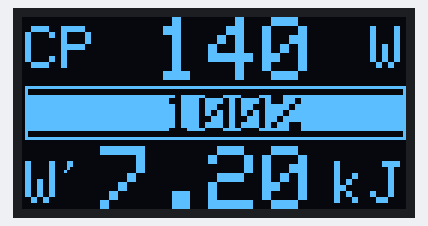
Bench run of a sketch on a simulated ESP32. On the bench: 128×64 one-colour display. What the sketch prints to the serial monitor is not drawn.

Above: at 0.25 s.
At 2.11 s:
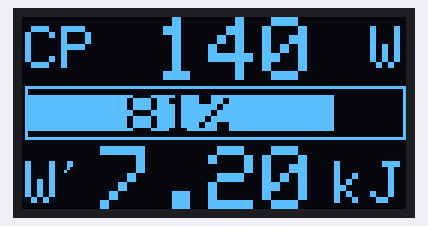
At 13.71 s:
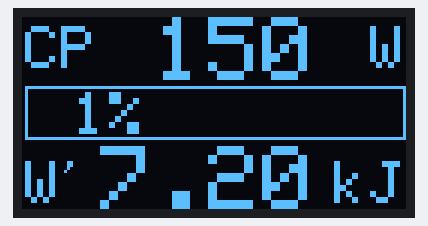
At 23.69 s:
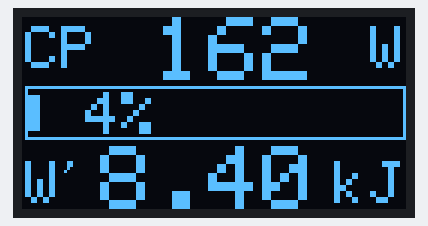
At 32.6 s:
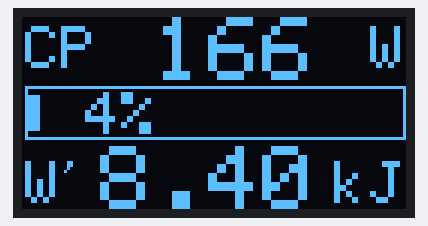
At 36.13 s:
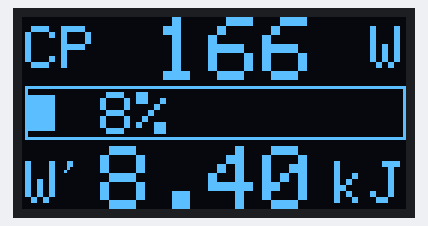

The sketch:

AirFlow_Test_W_Balance_RealTime.ino
```cpp
#include <math.h>
#include <avr/dtostrf.h>

// Necessary libraries for use of Oled display(s)
#include <Adafruit_GFX.h>
#include <Adafruit_SSD1306.h>
// Additional splash screen bitmap and icon(s) for Oled
//#include "Adafruit_SSD1306_Icons.h" // needs to be in directory of main code
// Declarations for an SSD1306 128x64 display connected to I2C (SDA, SCL pins)
#define SCREEN_WIDTH 128            // SSD1306-OLED display width, in pixels
#define SCREEN_HEIGHT 64            // SSD1306-OLED display height, in pixels
#define OLED_RESET -1               // No reset pin on this OLED display
#define SSD1306_I2C_ADDRESS 0x3C    // I2C Address for SSD1306-OLED display
// Declare the display
Adafruit_SSD1306 display(SCREEN_WIDTH, SCREEN_HEIGHT, &Wire, OLED_RESET);


//************** TEST VALUES **********************
uint16_t CPSPowerValue = 0;
const uint16_t INTERVALPOWER = 175; // Max power during peak interval time
#define DEBUGAIR
#ifdef DEBUGAIR
      uint8_t UpdateCNT = 0; // Count number of eCP updates
#endif

// Global Variables ******************************
uint16_t CP60 = 140;  // Your (estimate of) Critical Power, more or less the same as FTP
uint16_t eCP = CP60;  // Algorithmic estimate of Critical Power during intense workout
uint16_t w_prime_usr = 7200;          // Your (estimate of) W-prime or a base value
uint16_t ew_prime_mod = w_prime_usr;  // First order estimate of W-prime modified during intense workout
uint16_t ew_prime_test = w_prime_usr;   // 20-Min-test algorithmic estimate (20 minute @ 5% above eCP) of W-prime for a given eCP!
long int w_prime_balance = 0;  // Can be negative !!!
//************************************************

// Line numbers for Display layout zones: icontopbar, line #1 en line #2
#define HLINE1 18
#define HLINE2 43

void ShowWprimeValuesOnOled(void);


// ------------------------   W'Balance Functions  -----------------------------------
uint16_t CalculateAveragePowerBelowCP(uint16_t iPower, uint16_t iCP);
void CalculateAveragePowerAboveCP(uint16_t iPower, uint16_t &iavPwr, unsigned long int &iCpACp);
double tau_w_prime_balance(uint16_t iPower, uint16_t iCP);
void w_prime_balance_waterworth(uint16_t iPower, uint16_t iCP, uint16_t iw_prime);
void ConstrainW_PrimeValue(uint16_t &iCP, uint16_t &iw_prime);
uint16_t GetCPfromTwoParameterAlgorithm(uint16_t iav_Power, double iT_lim, uint16_t iw_prime);
uint16_t GetWPrimefromTwoParameterAlgorithm(uint16_t iav_Power, double iT_lim, uint16_t iCP);

// ------------------------   W'Balance Functions  ------------------------------------


uint16_t CalculateAveragePowerBelowCP(uint16_t iPower, uint16_t iCP){
  // calculate avg_power_below_cp real time using a running sum and counter
  static unsigned long int CountPowerBelowCP = 0;
  static unsigned long int SumPowerBelowCP = 0;
    if (iPower < iCP) {
      SumPowerBelowCP += (unsigned long int)iPower;
      CountPowerBelowCP++;
      }
  return uint16_t(SumPowerBelowCP/CountPowerBelowCP); // average power below CP
}   // end calculate avg_power_below_cp

void CalculateAveragePowerAboveCP(uint16_t iPower, uint16_t &iavPwr, unsigned long int &iCpACp){
  // calculate avg_power_above_cp real time using a running sum and counter
  // returning the values by C++ reference!
  static unsigned long int SumPowerAboveCP = 0;
      SumPowerAboveCP += (unsigned long int)iPower;
      iCpACp++;
      iavPwr = uint16_t(SumPowerAboveCP/iCpACp); // average power above CP
}   // end calculate avg_power_above_cp

double tau_w_prime_balance(uint16_t iPower, uint16_t iCP){
    uint16_t avg_power_below_cp = CalculateAveragePowerBelowCP(iPower, iCP);
    double delta_cp = double(iCP - avg_power_below_cp);
//#ifdef DEBUGAIR
//    Serial.printf("AvP<CP: %4d dCP: %6.2f ", avg_power_below_cp, delta_cp);
//#endif
    return (double(546.00) * exp(-0.01 * delta_cp) + double(316.00));
}   // end Tau W Prime Balance


void w_prime_balance_waterworth(uint16_t iPower, uint16_t iCP, uint16_t iw_prime) {
    // Most power meters measure power, torque a.o. in a high frequency (20-60 Hz) but
    // transmit (BLE) datasets to a monitoring device in much lower frequency: 1-4 times per second.
    int power_above_cp = 0; // Power > CP
    static double T_lim = 0; // Time (duration) while Power is above CP, the summed value of every sample time value P > CP
    double w_prime_expended = 0.0; // Expended energy in Joules
    double ExpTerm1 = 0.0, ExpTerm2 = 0.0;
    static double TimeSpent = 0.0; // Total Time spent in the workout, the summed value of every sample time value
    static double running_sum = 0.0;
    static unsigned long int CountPowerAboveCP = 0; // Count the Power readings above CP
    static uint16_t avPower = 0; // Average power above CP
    const long int NextLevelStep = 1000; // Stepsize of the next level of w-prime modification --> 1000 Joules step
    static long int NextUpdateLevel = 0; // The next level at which to update eCP, e_w_prime_mod and ew_prime_test
    // Quarq Dfour Zero Spider power meter sends between 2 and 1.2 power readings per second, dependent of POWER level !!!
    // We assume that the sample frequency (number of samples per second) is VARIABLE !!!
    // Determine the individual sample time in seconds, it may/will vary during the workout !!!
    static unsigned long PrevReadingTime = 0;
    double SampleTime  = double(millis()-PrevReadingTime)/1000; // Time or duration since the previous sample, convert from millis to seconds
    PrevReadingTime = millis(); // Update for the next sample

    // FOR FAST TESTING ONLY --> OVERRULES PREVIOUS CODE !!
    SampleTime  = 0.833; // --------------------------------
    // -----------------------------------------------------

    double tau = tau_w_prime_balance(iPower, iCP); // Determine the value for tau
    TimeSpent += SampleTime ; // The summed value of all sample time values during the workout
    power_above_cp = (iPower - iCP);
#ifdef DEBUGAIR
    Serial.printf("Time:%6.1f ST: %4.2f tau: %f ", TimeSpent, SampleTime , tau);
#endif
    // w_prime is energy and measured in Joules = Watt*second
    // Determine the expended energy above CP since the previous measurement (--> i.e. during sample time)
    w_prime_expended = double(max(0, power_above_cp))*SampleTime; // Determine (Watts_above_CP) * (its duration in seconds) = expended energy in Joules!
    // Calculate some terms of the equation
    ExpTerm1 = exp(TimeSpent/tau); // Exponential term1
    ExpTerm2 = exp(-TimeSpent/tau); // Exponential term2
#ifdef DEBUGAIR
    Serial.printf("W prime expended: %3.0f exp-term1: %f exp-term2: %f ", w_prime_expended , ExpTerm1, ExpTerm2);
#endif
    running_sum = running_sum + (w_prime_expended*ExpTerm1); // Determine the running sum
#ifdef DEBUGAIR
    Serial.printf("Running Sum: %f ", running_sum);
#endif
    w_prime_balance = (long int)( (double)iw_prime - (running_sum*ExpTerm2) ) ; // Determine w prime balance and cast from double to int
#ifdef DEBUGAIR
    Serial.printf(" w_prime_balance: %d ", w_prime_balance);
#endif
    //--------------- extra --------------------------------------------------------------------------------------
    // Workout starts at a certain W'= ##,### Joules and CP = ### watts, set by the user; the algorithm increases CP and W' stepwise
    // to more realistic values every time when W'balance is depleted to a certain level; -> 2-Parameter Algorithm updates CP and W'
    if (power_above_cp > 0) {
      CalculateAveragePowerAboveCP(iPower, avPower, CountPowerAboveCP); // Average power above CP is to be calculated for future use
      T_lim += SampleTime ; // Time to exhaustion: the accurate sum of every second spent above CP, calculated for future use
    }
#ifdef DEBUGAIR
    Serial.printf(" [%d]\n", CountPowerAboveCP);
#endif
    // When working above CP, the moment comes that we need to update eCP and ew_prime !!
    if ( (w_prime_balance < NextUpdateLevel) && (w_prime_expended > 0) ) { // W' balance is further depleted --> test for an update moment
       NextUpdateLevel -= NextLevelStep; // Move down another level of depletion, update eCP, ew_prime_mod and ew_prime_test
#ifdef DEBUGAIR
       UpdateCNT++; // Count number of eCP updates FOR TESTING ONLY
#endif
       eCP = GetCPfromTwoParameterAlgorithm(avPower, T_lim, iw_prime); // Estimate a new eCP value
       ew_prime_mod = w_prime_usr - NextUpdateLevel; // Adjust ew_prime_modified to the next level of depletion to be checked
       ew_prime_test = GetWPrimefromTwoParameterAlgorithm(uint16_t(eCP*1.045), double(1200), eCP); // 20-Min-test estimate for W-Prime
#ifdef DEBUGAIR
       Serial.printf("Update of eCP - ew_prime %5d - avPower: %3d - T-lim:%6.1f --> eCP: %3d ", ew_prime_mod, avPower, T_lim, eCP);
       Serial.printf("--> Test estimate of W-Prime: %d \n", ew_prime_test );
#endif
    }
    //-----------------extra -------------------------------------------------------------------------------
} // end

// Check and Set starting values of w_prime to reasonable numbers!!
void ConstrainW_PrimeValue(uint16_t &iCP, uint16_t &iw_prime) {
    if (iCP < 100) { iCP = 100; } // Update to lowest level that we allow for
    // First determine the "minimal" value for W_Prime according to a 20-Min-test estimate, given the iCP value!
    uint16_t w_prime_test = GetWPrimefromTwoParameterAlgorithm(uint16_t(iCP*1.045), double(1200), iCP);
    if (iw_prime < w_prime_test) { iw_prime = w_prime_test; } // Update iw_prime to a realistic level
    return;
} // end

double GetTlimfromTwoParameterAlgorithm(uint16_t iav_Power, uint16_t iCP, uint16_t iw_prime) {
     return double(iw_prime)/double(iav_Power-iCP); // type cast for correct calculations
} // end

uint16_t GetCPfromTwoParameterAlgorithm(uint16_t iav_Power, double iT_lim, uint16_t iw_prime) {
     uint16_t WprimeDivTlim = uint16_t( double(iw_prime)/iT_lim ); // type cast for correct calculations
     if (iav_Power > WprimeDivTlim){ // test for out of scope
      return (iav_Power - WprimeDivTlim); // Solve 2-parameter algorithm to estimate CP
      } else {
      return eCP; // Something went wrong do'nt allow an update of CP
     }
} // end

uint16_t GetWPrimefromTwoParameterAlgorithm(uint16_t iav_Power, double iT_lim, uint16_t iCP) {
     if (iav_Power > iCP){ // test for out of scope
      return (iav_Power-iCP)*((uint16_t)iT_lim); // Solve 2-parameter algorithm to estimate new W-Prime
      } else {
      return w_prime_usr; // Something went wrong do'nt allow an update of w_prime
     }
} // end

void setup() {
  // put your setup code here, to run once:

#ifdef DEBUGAIR
  Serial.begin(115200);
  while ( !Serial ) delay(10);   // for nrf52840 with native usb
  Serial.println("Start HIIT Workout and calculate W' Balance and estimate CP");
#endif

  // Start the show for the SSD1306 Oled display
  if (!display.begin(SSD1306_SWITCHCAPVCC, SSD1306_I2C_ADDRESS)) {
#ifdef DEBUGAIR
    Serial.println(F("SSD1306 allocation failed!"));
#endif
  }
  else {
    display.clearDisplay();
#ifdef DEBUGAIR
//    Serial.println(F("SSD1306 is running..."));
#endif
  }

// Check floor and ceiling values for starting CP and w_prime to garantee best estimates !!
ConstrainW_PrimeValue(eCP, ew_prime_mod);

#ifdef DEBUGAIR
    Serial.printf("Starting values -->  eCP: %3d --> ew_prime: %5d Interval Power: %3d \n", eCP, ew_prime_mod, INTERVALPOWER);
    Serial.printf("Tlim: %5.3f --> ew_prime: %5d \n", GetTlimfromTwoParameterAlgorithm(INTERVALPOWER, eCP, ew_prime_mod),
      GetWPrimefromTwoParameterAlgorithm(uint16_t(CP60*1.045), double(1200), CP60) );
#endif

// Start of a simulated HIIT workout...
uint16_t t = 0;
  for (t = 0; t < 10; t++) { // warmup 10 seconds
    CPSPowerValue = 100;
    w_prime_balance_waterworth(CPSPowerValue, CP60, w_prime_usr );
    ShowWprimeValuesOnOled();
  }

  for (t = 0; t < 1008; t++) {// 1 Interval takes 14*60=840 seconds with sample rate of 1.2 --> 1008 ticks
    CPSPowerValue = INTERVALPOWER;
    w_prime_balance_waterworth(CPSPowerValue, CP60, w_prime_usr );
    ShowWprimeValuesOnOled();
  }
#ifdef DEBUGAIR
    Serial.printf("Test-estimate of WPrime: %d \n", ew_prime_test ); // 4.5% above CP during 20 minutes
#endif

  for (t = 70; t < 130; t++) { // recovery 60 seconds
    CPSPowerValue = 100;
    w_prime_balance_waterworth(CPSPowerValue, CP60, w_prime_usr );
    ShowWprimeValuesOnOled();
  }

  for (t = 130; t < 190; t++) {// 2 // Interval 60 seconds
    CPSPowerValue = INTERVALPOWER+20;
    w_prime_balance_waterworth(CPSPowerValue, CP60, w_prime_usr );
    ShowWprimeValuesOnOled();
  }
#ifdef DEBUGAIR
    Serial.printf("Test-estimate of WPrime: %d \n", ew_prime_test ); // 4.5% above CP during 20 minutes
#endif

  for (t = 190; t < 250; t++) { // recovery 1*60 seconds
    CPSPowerValue = 100;
    w_prime_balance_waterworth(CPSPowerValue, CP60, w_prime_usr );
    ShowWprimeValuesOnOled();
  }

/*
  for (t = 250; t < 310; t++) {// 3  Interval 60 seconds
    CPSPowerValue = INTERVALPOWER;
    w_prime_balance_waterworth(CPSPowerValue, CP60, w_prime_usr );
  }

  for (t = 310; t < 380; t++) { // recovery 60 seconds
    CPSPowerValue = 100;
    w_prime_balance_waterworth(CPSPowerValue, CP60, w_prime_usr );
  }

  for (t = 380; t < 440; t++) {// 4  Interval 60 seconds
    CPSPowerValue = INTERVALPOWER;
    w_prime_balance_waterworth(CPSPowerValue, CP60, w_prime_usr );
  }

  for (t = 440; t < 500; t++) { // recovery 60 seconds
    CPSPowerValue = 100;
    w_prime_balance_waterworth(CPSPowerValue, CP60, w_prime_usr );
  }

  for (t = 500; t < 560; t++) {// 5  Interval 60 seconds
    CPSPowerValue = INTERVALPOWER;
    w_prime_balance_waterworth(CPSPowerValue, CP60, w_prime_usr );
  }

  for (t = 560; t < 800; t++) { // cooldown/recovery 4*60 seconds
    CPSPowerValue = 100;
    w_prime_balance_waterworth(CPSPowerValue, CP60, w_prime_usr );
  }
*/

#ifdef DEBUGAIR
  Serial.println(); Serial.println( "------------ Done ------------"); Serial.println();
  Serial.printf("Starting values -->  w_prime: %5d -->  CP: %3d \n", w_prime_usr , CP60);
  Serial.printf("[%3d] estimates --> ew_prime: %5d --> eCP: %3d \n", UpdateCNT, ew_prime_mod, eCP);
#endif
} // end setup

// Funtion to show W-Prime data on Oled screen
void ShowWprimeValuesOnOled(void) {
  char tmp[12];
  display.clearDisplay();
  display.setTextColor(SSD1306_WHITE);
  display.setTextSize(2);
  display.setCursor(1, 3); // was 1, 5
  display.print("CP");
  display.setCursor(1, 48); // was 1, 48
  display.print("W");
  display.setTextSize(1);
  display.print("'");
  display.setTextSize(2);
  display.setCursor(116, 3); //was 112, 5
  display.print("W");
  display.setCursor(104, 48); // was 112, 48
  display.print("kJ");
  dtostrf(eCP, 4, 0, tmp); // show sign only if negative
  display.setCursor(26, 0); // was 42, 1
  display.setTextSize(3);
  display.print(tmp);
  uint16_t X0 = 1, Y0 = 23, W = 127, H = 18;
  // code accounts for complex manipulations of eW-Prime during continued depletion
  double w_prime_balance_alt = ((double)ew_prime_mod-(double)w_prime_usr) + (double)w_prime_balance;
  double Tscale = ((w_prime_balance_alt/(double)ew_prime_mod) * 127);
  // ------------------------------------------------------------------------------
  uint16_t Fw = (uint16_t)(Tscale+0.5); // Type cast to get rid of decimals
  display.drawRect( X0, Y0, W, H, SSD1306_WHITE);
  display.fillRect( X0, (Y0 + 3), Fw, (H - 6), SSD1306_WHITE); // Y0+2   H-4
  // ----------------------------------------------------------------------------
  // Show W Prime balance as a percentage of what's left in the tank!!
  display.setTextSize(2);
  Tscale = ((Tscale/127))*100;
  if ((Fw-36) > 1) { // 48
    display.setTextColor(SSD1306_BLACK);
    display.setCursor((((Fw/2)+0.5)-16), (Y0+2));
  } else {
    display.setTextColor(SSD1306_WHITE);
    display.setCursor((Fw+4), (Y0+2)); //
    }
  if (Tscale == 100) {
    dtostrf(Tscale, 3, 0, tmp); // 100% max value is 3 digits!!!
  } else {
    dtostrf(Tscale, 2, 0, tmp); // < 100% max value is 2 digits!!!
  }
  display.print(tmp);
  display.print("%");
  display.setTextColor(SSD1306_WHITE);
  // ------------------------------------------------------------------------------
  if (ew_prime_test < 10000) { // Personal setting
    dtostrf((double)ew_prime_test / 1000, 4, 2, tmp); // show sign only if negative
  } else dtostrf((double)ew_prime_test / 1000, 4, 1, tmp); // show sign only if negative
  display.setCursor(26, HLINE2);
  display.setTextSize(3);
  display.print(tmp);
  display.display();
}// -----------------------------------

void loop() {
  //
}
```

Measured:
- what the display in image 4 shows lasts 0.5 s, from 32.5 s to 33.0 s
